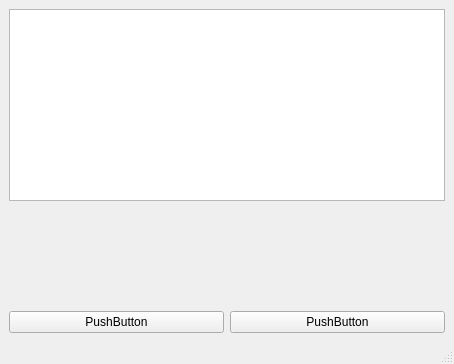
<?xml version="1.0" encoding="UTF-8"?>
<ui version="4.0">
 <class>MainWindow</class>
 <widget class="QMainWindow" name="MainWindow">
  <property name="geometry">
   <rect>
    <x>0</x>
    <y>0</y>
    <width>454</width>
    <height>364</height>
   </rect>
  </property>
  <property name="windowTitle">
   <string>MainWindow</string>
  </property>
  <widget class="QWidget" name="centralwidget">
   <layout class="QGridLayout" name="gridLayout">
    <item row="0" column="0">
     <layout class="QVBoxLayout" name="verticalLayout">
      <item>
       <layout class="QHBoxLayout" name="horizontalLayout"/>
      </item>
      <item>
       <widget class="QListWidget" name="listWidget"/>
      </item>
      <item>
       <spacer name="verticalSpacer">
        <property name="orientation">
         <enum>Qt::Vertical</enum>
        </property>
        <property name="sizeHint" stdset="0">
         <size>
          <width>20</width>
          <height>40</height>
         </size>
        </property>
       </spacer>
      </item>
      <item>
       <layout class="QHBoxLayout" name="horizontalLayout_2">
        <item>
         <widget class="QPushButton" name="pushButton_2">
          <property name="text">
           <string>PushButton</string>
          </property>
         </widget>
        </item>
        <item>
         <widget class="QPushButton" name="pushButton">
          <property name="text">
           <string>PushButton</string>
          </property>
         </widget>
        </item>
       </layout>
      </item>
     </layout>
    </item>
   </layout>
  </widget>
  <widget class="QStatusBar" name="statusbar"/>
 </widget>
 <resources/>
 <connections/>
</ui>
